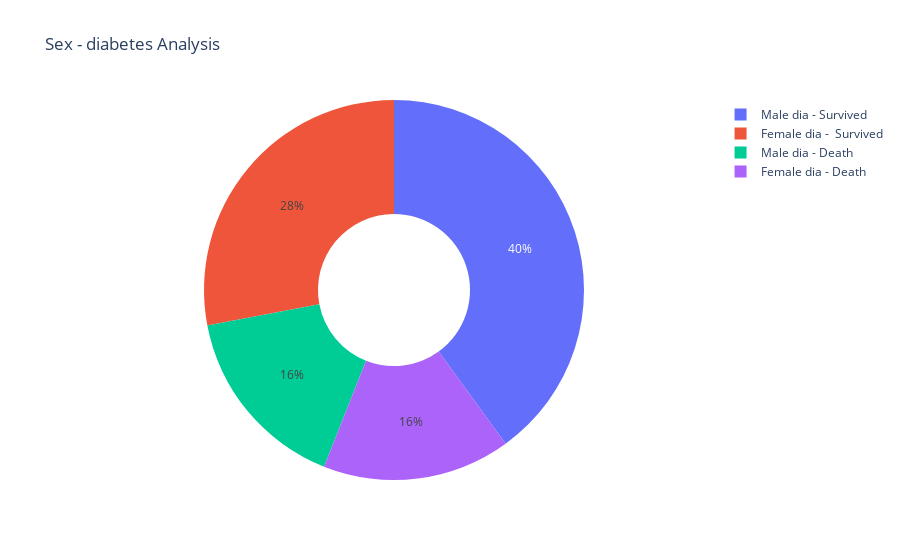

Here is the notebook cell this chart was saved with:
### Markdown cell above
남성 당뇨 환자 : 23.4%
여성 당뇨 환자 : 18.4%

### Code cell
#성별 포함 당뇨 발생시 사망여부 분석

male = data[data["sex"] == 1] 
female = data[data["sex"] == 0]

male_dia = male[data["diabetes"] == 1] #남성 당뇨
female_dia = female[data["diabetes"] == 1] #여성 당뇨

male_dia_survi = male_dia[data["DEATH_EVENT"]==0]
male_dia_death = male_dia[data["DEATH_EVENT"]==1] 
female_dia_survi = female_dia[data["DEATH_EVENT"]==0]
female_dia_death = female_dia[data["DEATH_EVENT"]==1] 

labels = ['Male dia - Survived','Male dia - Death', "Female dia -  Survived", "Female dia - Death"]
values = [len(male_dia[data["DEATH_EVENT"]==0]),len(male_dia[data["DEATH_EVENT"]==1]),
         len(female_dia[data["DEATH_EVENT"]==0]),len(female_dia[data["DEATH_EVENT"]==1])]

fig = go.Figure(data=[go.Pie(labels=labels, values=values, hole=.4)])
fig.update_layout(
    title_text="Sex - diabetes Analysis")

fig.show()

### Figure 1 — Plotly figure (JSON) as saved in the notebook; plotly's stock layout.template omitted (floating-point values rounded to 4 significant figures)
{"data": [{"hole": 0.4, "labels": ["Male dia - Survived", "Male dia - Death", "Female dia -  Survived", "Female dia - Death"], "type": "pie", "values": [50, 20, 35, 20]}], "layout": {"title": {"text": "Sex - diabetes Analysis"}}}
